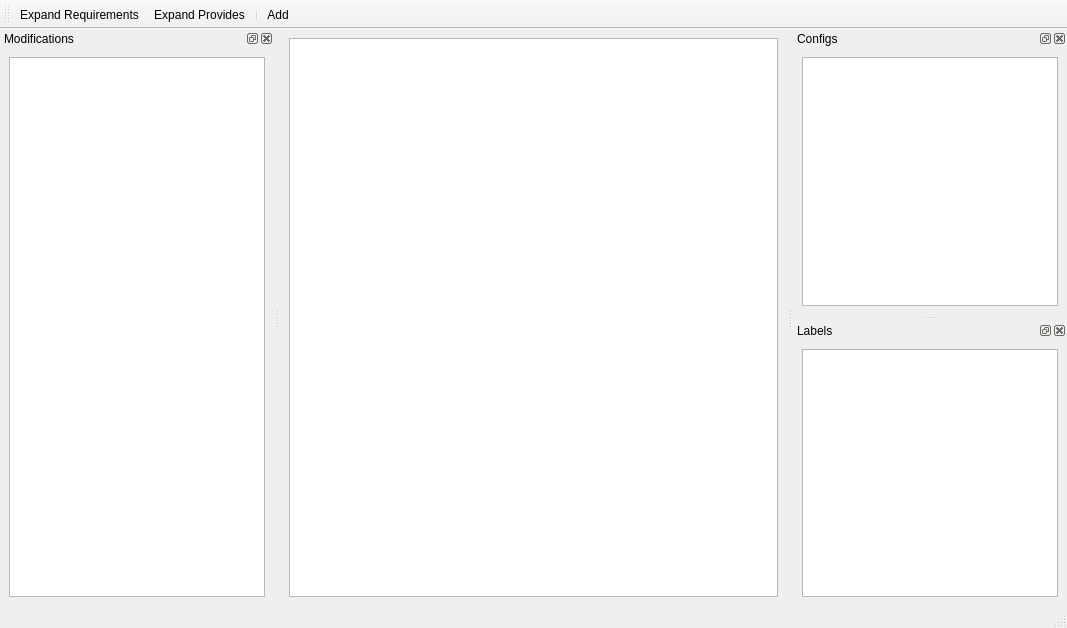
<?xml version="1.0" encoding="UTF-8"?>
<ui version="4.0">
 <class>MainWindow</class>
 <widget class="QMainWindow" name="MainWindow">
  <property name="geometry">
   <rect>
    <x>0</x>
    <y>0</y>
    <width>1067</width>
    <height>628</height>
   </rect>
  </property>
  <property name="windowTitle">
   <string>Package Explorer</string>
  </property>
  <widget class="QWidget" name="centralwidget">
   <layout class="QVBoxLayout" name="verticalLayout">
    <item>
     <widget class="QTreeView" name="tvMainView">
      <property name="uniformRowHeights">
       <bool>true</bool>
      </property>
      <attribute name="headerVisible">
       <bool>false</bool>
      </attribute>
     </widget>
    </item>
   </layout>
  </widget>
  <widget class="QMenuBar" name="menubar">
   <property name="geometry">
    <rect>
     <x>0</x>
     <y>0</y>
     <width>1067</width>
     <height>29</height>
    </rect>
   </property>
  </widget>
  <widget class="QStatusBar" name="statusbar"/>
  <widget class="QToolBar" name="toolBar">
   <property name="windowTitle">
    <string>toolBar</string>
   </property>
   <property name="iconSize">
    <size>
     <width>16</width>
     <height>16</height>
    </size>
   </property>
   <attribute name="toolBarArea">
    <enum>TopToolBarArea</enum>
   </attribute>
   <attribute name="toolBarBreak">
    <bool>false</bool>
   </attribute>
   <addaction name="actExpandReqs"/>
   <addaction name="actExpandProvides"/>
   <addaction name="separator"/>
   <addaction name="actAddPkg"/>
  </widget>
  <widget class="QDockWidget" name="dockWidget_2">
   <property name="windowTitle">
    <string>Configs</string>
   </property>
   <attribute name="dockWidgetArea">
    <number>2</number>
   </attribute>
   <widget class="QWidget" name="dockWidgetContents_2">
    <layout class="QVBoxLayout" name="verticalLayout_3">
     <item>
      <widget class="QTreeView" name="tvSources">
       <property name="selectionMode">
        <enum>QAbstractItemView::ExtendedSelection</enum>
       </property>
       <property name="uniformRowHeights">
        <bool>true</bool>
       </property>
       <property name="expandsOnDoubleClick">
        <bool>false</bool>
       </property>
       <attribute name="headerVisible">
        <bool>false</bool>
       </attribute>
      </widget>
     </item>
    </layout>
   </widget>
  </widget>
  <widget class="QDockWidget" name="dockWidget_3">
   <property name="windowTitle">
    <string>Labels</string>
   </property>
   <attribute name="dockWidgetArea">
    <number>2</number>
   </attribute>
   <widget class="QWidget" name="dockWidgetContents_3">
    <layout class="QVBoxLayout" name="verticalLayout_4">
     <item>
      <widget class="QTreeView" name="tvLabels">
       <property name="rootIsDecorated">
        <bool>false</bool>
       </property>
       <property name="itemsExpandable">
        <bool>false</bool>
       </property>
       <property name="expandsOnDoubleClick">
        <bool>false</bool>
       </property>
       <attribute name="headerVisible">
        <bool>false</bool>
       </attribute>
      </widget>
     </item>
    </layout>
   </widget>
  </widget>
  <widget class="QDockWidget" name="dockWidget">
   <property name="windowTitle">
    <string>Modifications</string>
   </property>
   <attribute name="dockWidgetArea">
    <number>1</number>
   </attribute>
   <widget class="QWidget" name="dockWidgetContents">
    <layout class="QVBoxLayout" name="verticalLayout_2">
     <item>
      <widget class="QTreeView" name="tvMods">
       <attribute name="headerVisible">
        <bool>false</bool>
       </attribute>
      </widget>
     </item>
    </layout>
   </widget>
  </widget>
  <action name="actExpandReqs">
   <property name="checkable">
    <bool>true</bool>
   </property>
   <property name="text">
    <string>Expand Requirements</string>
   </property>
  </action>
  <action name="actExpandProvides">
   <property name="checkable">
    <bool>true</bool>
   </property>
   <property name="text">
    <string>Expand Provides</string>
   </property>
  </action>
  <action name="actAddPkg">
   <property name="text">
    <string>Add...</string>
   </property>
   <property name="toolTip">
    <string>Add Package</string>
   </property>
  </action>
 </widget>
 <resources/>
 <connections/>
</ui>
